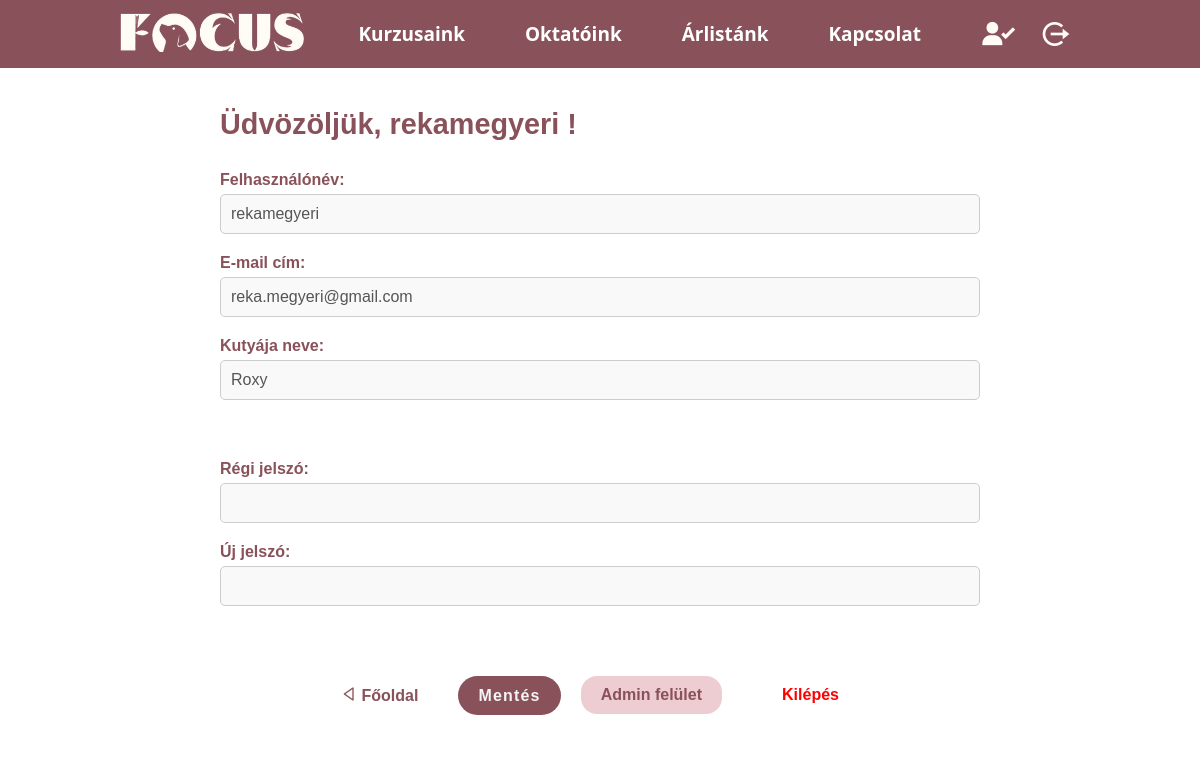
The page /?p=adatlapom (signed in) on the database its author committed.
### tables this page shows
CREATE TABLE `user` (
  `u_id` int(11) NOT NULL,
  `u_email` varchar(250) NOT NULL,
  `u_nick` varchar(100) NOT NULL,
  `u_pwd` varchar(64) NOT NULL,
  `u_datum` datetime NOT NULL,
  `u_profkep_nev` varchar(50) NOT NULL,
  `u_profkep_eredetinev` varchar(250) NOT NULL,
  `u_ip` varchar(50) NOT NULL,
  `u_session` varchar(8) NOT NULL,
  `u_status` varchar(2) NOT NULL,
  `u_comment` text NOT NULL
);

CREATE TABLE `dog` (
  `d_id` int(11) NOT NULL,
  `d_nev` text NOT NULL,
  `d_u_id` int(11) NOT NULL
);

### adatlap.php (the view, shortened to what this page needs)
<?php
    include ("kapcsolat.php");
?>
     <?php
        $felhasznalok =  mysqli_fetch_array(mysqli_query($adb, "SELECT * FROM user WHERE u_id= '$_SESSION[u_id]' ")) ;
        $dogs = mysqli_fetch_array(mysqli_query($adb, "SELECT * FROM dog WHERE d_u_id= '$_SESSION[u_id]' ")) ;
     ?>
    <form action="adatlap_back.php" method="POST" enctype="multipart/form-data">
    <section class="user-profile">
        <div class="container">
            <div class="profile-header">
                <h2>Üdvözöljük, <span id="username"> <?php print $felhasznalok['u_nick']; ?> </span>!</h2>
            </div>
            <div class="profile-info">
                <div class="info-item">
                    <label for="felhasznev">Felhasználónév:</label>
                    <input type="text" id="felhasznev" name="felhasznev" value="<?php print $felhasznalok['u_nick']; ?>" >
                </div>
                <div class="info-item">
                    <label for="emailcim">E-mail cím:</label>
                    <input type="email" id="emailcim" name="felhaszmail" value="<?php print $felhasznalok['u_email']; ?>" >
                </div>
                <div class="info-item">
                    <label for="dogname">Kutyája neve:</label>
                    <input type="text" id="dogname" name="felhaszdog" value="<?php print $dogs['d_nev']; ?>" >
                </div>
                <div class="info-item regijelszo">
                    <label for="regijelszo">Régi jelszó:</label>
                    <input type="password" id="regijelszo" name="oldpwd" >
                </div>
                <div class="info-item ujjelszo">
                    <label for="ujjelszo">Új jelszó:</label>
                    <input type="password" id="ujjelszo" name="newpwd" >
                </div>
            </div>
            <div class="button-container">
                <a href="/"><button type="button" class="back-button"> <i class='bx bx-left-arrow'></i> Főoldal </button></a>
                <button type="submit" class="modify-button">Mentés</button>
                <?php
                    $userek = mysqli_fetch_array(mysqli_query($adb," SELECT u_comment FROM user WHERE u_id = $_SESSION[u_id]"));
                    if(isset($userek['u_comment']) && trim($userek['u_comment']) === 'admin'){
                        echo"<a href='?p=admin'><button type='button' class='admin-button'>Admin felület</button><a/>";
                    }
                ?>
                 <a class="exit-button" href='?p=kilepes'>Kilépés<a/>
            </div>
        </div>
    </section>
    </form>

### index.php (style rules this page uses)
body { margin: 0; }

### adatlap.php (style rules this page uses)
* { margin: 0; padding: 0; box-sizing: border-box; }
body { font-family: Arial, sans-serif; background-color: #fff; }
.user-profile { background-color: #fff; padding: 40px 0; }
.user-profile .container { max-width: 800px; margin: 0 auto; padding: 0 20px; }
.profile-header { margin-bottom: 30px; }
.profile-header h2 { font-size: 1.8rem; color: #895159; }
.profile-info { display: grid; grid-template-columns: 1fr; gap: 20px; }
.info-item label { font-weight: bold; color: #895159; }
.info-item input { width: 100%; padding: 10px; margin-top: 5px; border: 1px solid #ccc; border-radius: 5px; font-size: 1rem; background-color: #f9f9f9; color: #555; }
.button-container { display: flex; justify-content: center; gap: 20px; margin-top: 30px; }
.button-container button, .exit-button { padding: 10px 20px; font-size: 1rem; cursor: pointer; }
.modify-button { background-color: #895159; color: #f4f4f4; border: none; border-radius: 30px; font-weight: bold; letter-spacing: 1.2px; }
.back-button { background: none; color: #895159; border: none; font-weight: bold; }
.exit-button { text-align: center; color: red; border: none; font-weight: bold; text-decoration: none; }
.admin-button { border: none; font-weight: bold; text-decoration: none; font-size: 1.2rem; background: #ce74825b; color: #895159; border-radius: 1rem; text-align:center; padding: 2px; }
.ujjelszo { margin-bottom: 40px; }
.regijelszo { margin-top: 40px; }

### rows shown on the page
user: u_nick "rekamegyeri", felhasznev "rekamegyeri", felhaszmail "reka.megyeri@gmail.com"
dog: felhaszdog "Roxy"
